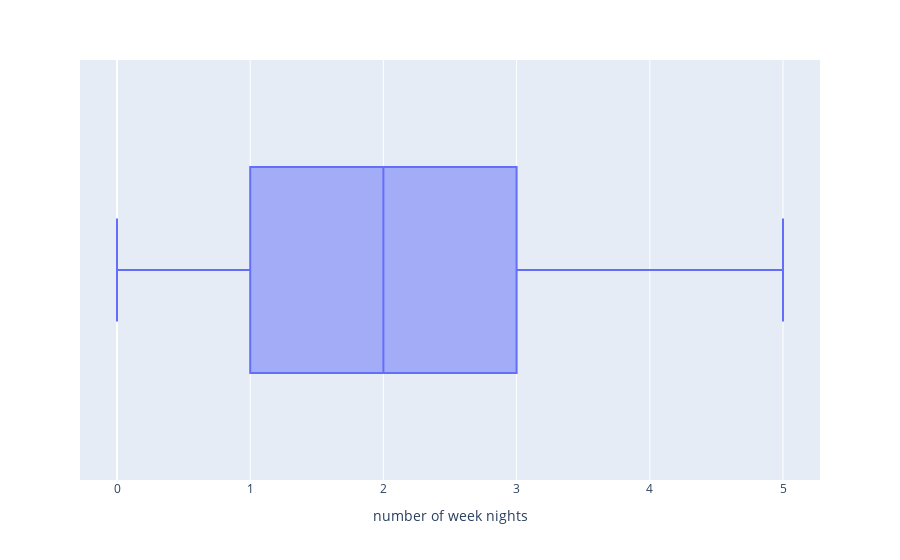

Notebook cell for this chart:
### Code cell
fig = px.box(new_df,x='number of week nights')
fig.show()

### Figure 1 — Plotly figure (JSON) as saved in the notebook; plotly's stock layout.template omitted (floating-point values rounded to 4 significant figures; data arrays with more than 128 entries replaced by an {"elided": "..."} marker saying what was removed)
{"data": [{"alignmentgroup": "True", "hovertemplate": "number of week nights=%{x}<extra></extra>", "legendgroup": "", "marker": {"color": "#636efa"}, "name": "", "notched": false, "offsetgroup": "", "orientation": "h", "showlegend": false, "type": "box", "x": {"elided": "35772 int values"}, "x0": " ", "xaxis": "x", "y0": " ", "yaxis": "y"}], "layout": {"boxmode": "group", "legend": {"tracegroupgap": 0}, "margin": {"t": 60}, "xaxis": {"anchor": "y", "domain": [0, 1], "title": {"text": "number of week nights"}}, "yaxis": {"anchor": "x", "domain": [0, 1]}}}
